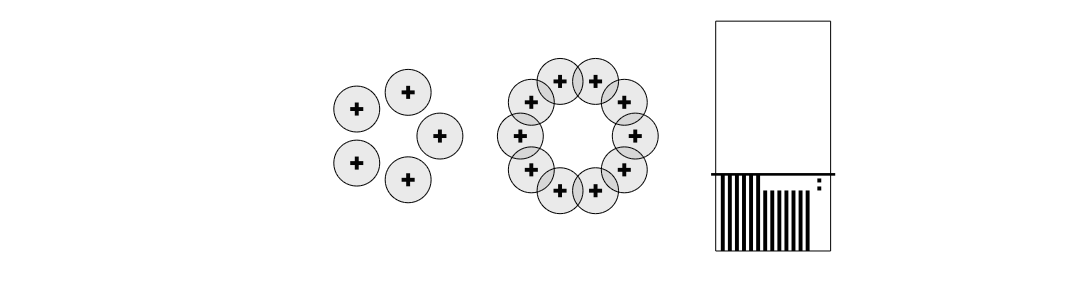
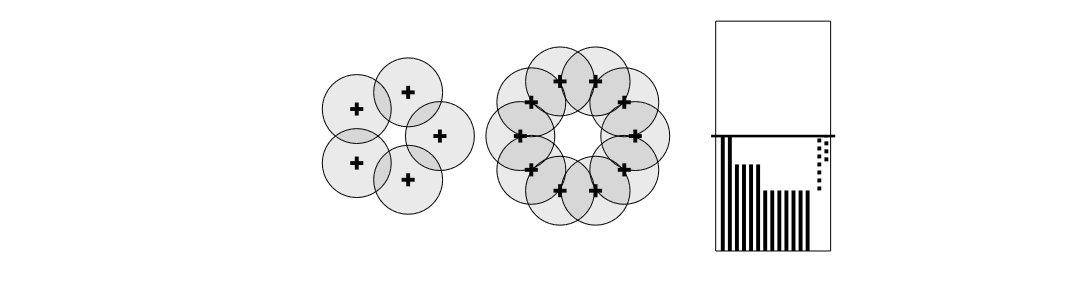
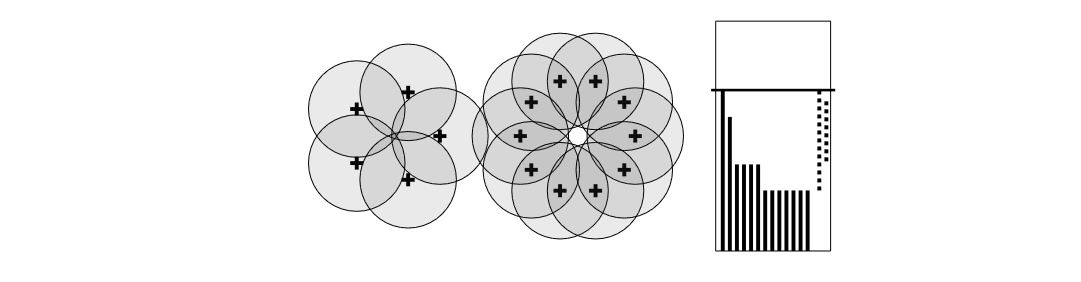

The MATLAB script that drew these images, in order:
disp('Running MATLAB script file OODAfig10p5.m') ;
%
%    Makes Figure 10.5 of the OODA book,
%    Illustration of TDA filtration
%
%    Copied from OODAbookChpIFigEToyFiltration.m
%    in:        OODAbook\ChapterI
%

%  Create raw data points
%
cent1 = [5; 5] ;
r1 = 2 ;
nang1 = 5 ;
vang1 = 2 * pi * (0:(nang1 - 1)) / nang1 ;
mcent1 = [(cent1(1) * ones(1,nang1) + r1 * cos(vang1)); ...
         (cent1(2) * ones(1,nang1) + r1 * sin(vang1))] ;

cent2 = [13; 5] ;
r2 = 2.5 ;
nang2 = 10 ;
vang2 = 2 * pi * (0:(nang2 - 1)) / nang2 ;
mcent2 = [(cent2(1) * ones(1,nang2) + r2 * cos(vang2)); ...
         (cent2(2) * ones(1,nang2) + r2 * sin(vang2))] ;

mcent = [mcent1 mcent2] ;
nc = size(mcent,2) ;

%  Create patch template
%
np = 40 ;
vangp = 2 * pi * (0:np) / np ;
vrp = (0.5:0.1:3) ;
nrp = length(vrp) ;


%  Generate Graphics
%
figure(1) ;
clf ;
glev = 0.2 ;

left = 0 ;
right = 24.4 ;
bottom = 0 ;
top = 10 ;


%  Create box and bar graph
%
vboxx = [19; 19; 24; 24; 19] ;
vboxy = [0; 10; 10; 0; 0] ;

vbar0x = 19 + 4 * ((1:13) / 13) ;
vbar0max = [3 1.75 (1.13 * ones(1,4)) (0.79 * ones(1,7))] ;
vbar0max = vbar0max * 10 / 3 ;

vbar1x = 23.2 + 4 * ((1:2) / 13) ;
vbar1min = [0.79 1.17] * 10 / 3 ;
vbar1max = [2.44 1.96] * 10 / 3 ;


for ip = 1:nrp ;

  rs = vrp(ip) * 10 / 3 ;
  vbar0 = min(vbar0max,rs) ;
  vbar1 = min(vbar1max,rs) ;

  plot(mcent(1,:),mcent(2,:),'k+','MarkerSize',10,'LineWidth',3) ;
  axis equal ;
  axis([left, right, bottom, top]) ;
  axis off ;

  hold on ;
    plot(1,5,'k.','MarkerSize',1) ;
    plot(vboxx,vboxy,'k-') ;
    plot([18.8; 24.2],[rs; rs],'k-','LineWidth',2) ;
    plot([vbar0x; vbar0x],[zeros(1,13); vbar0],'k-','LineWidth',3) ;
    if rs > vbar1min(1) ;    %  draw 1st 1 bar
      plot([vbar1x(1); vbar1x(1)],[vbar1min(1); vbar1(1)],'k:','LineWidth',3) ;
    end ;
    if rs > vbar1min(2) ;    %  draw 2nd 1 bar
      plot([vbar1x(2); vbar1x(2)],[vbar1min(2); vbar1(2)],'k:','LineWidth',3) ;
    end ;
    for ic = 1:nc ;
      vpx = mcent(1,ic) * ones(1,np + 1) + vrp(ip) * cos(vangp) ;
      vpy = mcent(2,ic) * ones(1,np + 1) + vrp(ip) * sin(vangp) ;
      ph = patch(vpx,vpy,[glev glev glev]) ;
      set(ph,'FaceAlpha',0.1) ;
    end ;
  hold off ;


  %  Create needed png files
  %
  orient portrait ;
  set(gcf,'PaperSize',[12.0, 3.5]) ; 
  set(gcf,'PaperPosition',[0.25, 0.25, 11.5, 3.0]) ; 

  if vrp(ip) == 1 ;    %  disc radius = 1
    print('-dpng','OODAfig10p5A.png') ;
  elseif  vrp(ip) == 1.5 ;    %  disc radius = 1.5
    print('-dpng','OODAfig10p5B.png') ;
  elseif  vrp(ip) == 2.1 ;    %  disc radius = 2.1
    print('-dpng','OODAfig10p5C.png') ;
  end ;


end ;



